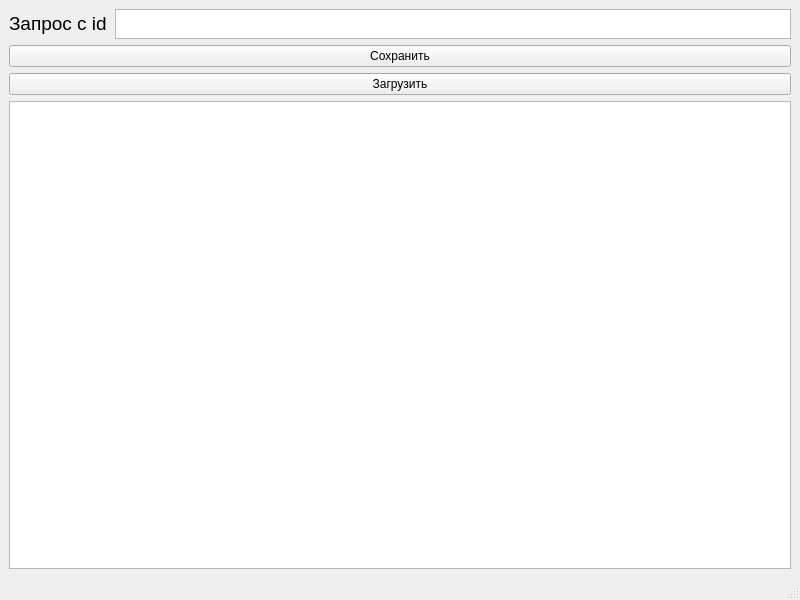
<?xml version="1.0" encoding="UTF-8"?>
<ui version="4.0">
 <class>MainWindow</class>
 <widget class="QMainWindow" name="MainWindow">
  <property name="geometry">
   <rect>
    <x>0</x>
    <y>0</y>
    <width>800</width>
    <height>600</height>
   </rect>
  </property>
  <property name="windowTitle">
   <string>MainWindow</string>
  </property>
  <widget class="QWidget" name="centralwidget">
   <layout class="QGridLayout" name="gridLayout">
    <item row="4" column="0" colspan="4">
     <widget class="QTableWidget" name="tableWidget"/>
    </item>
    <item row="2" column="0" colspan="4">
     <widget class="QPushButton" name="pushButton_2">
      <property name="text">
       <string>Сохранить</string>
      </property>
     </widget>
    </item>
    <item row="3" column="0" colspan="4">
     <widget class="QPushButton" name="pushButton">
      <property name="text">
       <string>Загрузить</string>
      </property>
     </widget>
    </item>
    <item row="0" column="1" colspan="3">
     <widget class="QTextEdit" name="textEdit">
      <property name="maximumSize">
       <size>
        <width>756</width>
        <height>30</height>
       </size>
      </property>
     </widget>
    </item>
    <item row="0" column="0">
     <widget class="QLabel" name="label">
      <property name="maximumSize">
       <size>
        <width>100</width>
        <height>30</height>
       </size>
      </property>
      <property name="text">
       <string>&lt;html&gt;&lt;head/&gt;&lt;body&gt;&lt;p&gt;&lt;span style=&quot; font-size:14pt;&quot;&gt;Запрос с id&lt;/span&gt;&lt;/p&gt;&lt;/body&gt;&lt;/html&gt;</string>
      </property>
     </widget>
    </item>
   </layout>
  </widget>
  <widget class="QMenuBar" name="menubar">
   <property name="geometry">
    <rect>
     <x>0</x>
     <y>0</y>
     <width>800</width>
     <height>21</height>
    </rect>
   </property>
  </widget>
  <widget class="QStatusBar" name="statusbar"/>
 </widget>
 <resources/>
 <connections/>
</ui>
